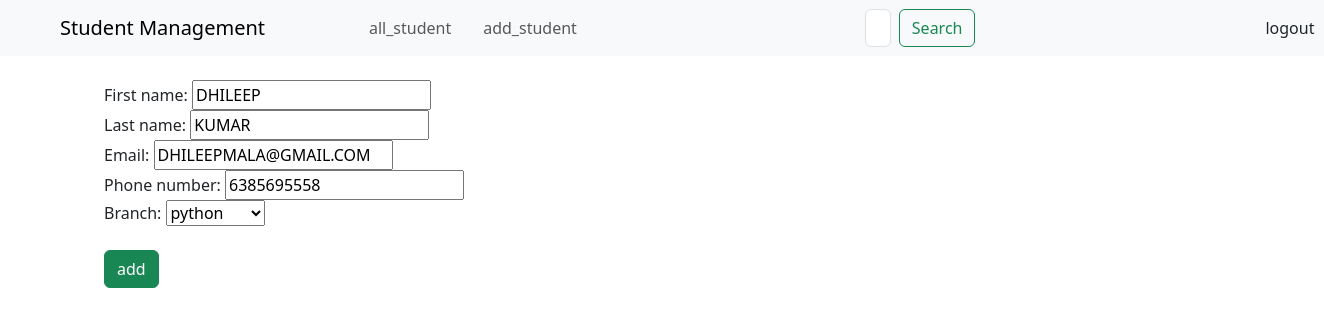
The app's page /student/update/2/ with its own data.
### student/models.py (models this page shows, shortened)
class studentmodel(models.Model):
    first_name=models.CharField( max_length=50)
    last_name=models.CharField( max_length=50)
    email=models.EmailField(max_length=254)
    phone_number=models.IntegerField(default=0)
    branch=models.CharField(max_length=30,choices= CHOICES)

### student/views.py (the view)
# urls.py: path('update/<int:id>/',update,name="update"),
def update(request,id):
    if request.method == "POST":
        student=studentmodel.objects.get(pk=id)
        fm=studentform(request.POST,instance=student)
        if fm.is_valid():
            fm.save()
            return redirect('/student/manage/')
    else:
        student=studentmodel.objects.get(pk=id)
        fm=studentform(instance=student)
    return render(request,'student_update.html',{"forms":fm})

### student/forms.py
class studentform(ModelForm):
    class Meta:
        model = studentmodel
        fields = "__all__"

### frontend/templates/student_update.html (shortened to what this page needs)
{% extends "base.html" %}
{% block content %}
<form action="" method="POST">
    <br>
    {{forms}}
    <br>
    <input type="submit" class="btn btn-success" value="add">
</form>
{% endblock %}

### records on screen
studentmodel: first_name "DHILEEP", last_name "KUMAR", email "DHILEEPMALA@GMAIL.COM", phone_number "6385695558", branch "python"
